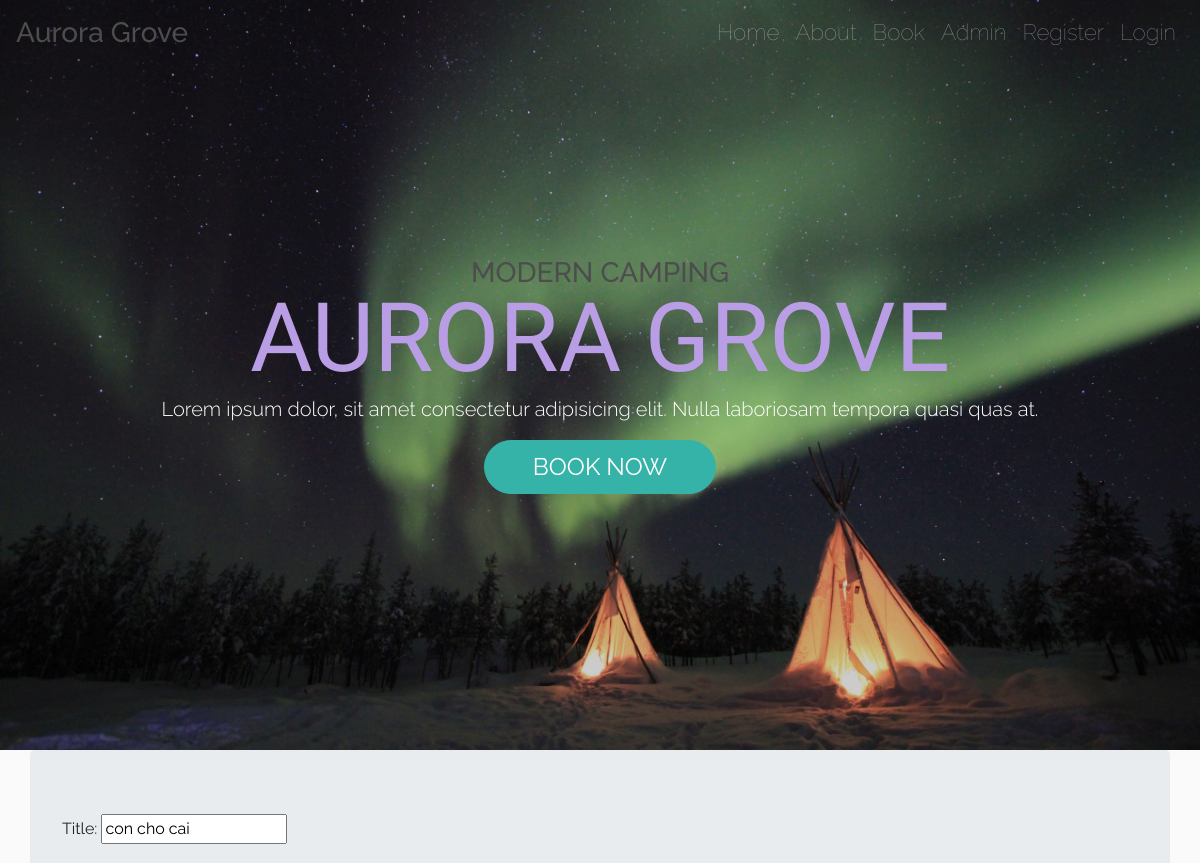
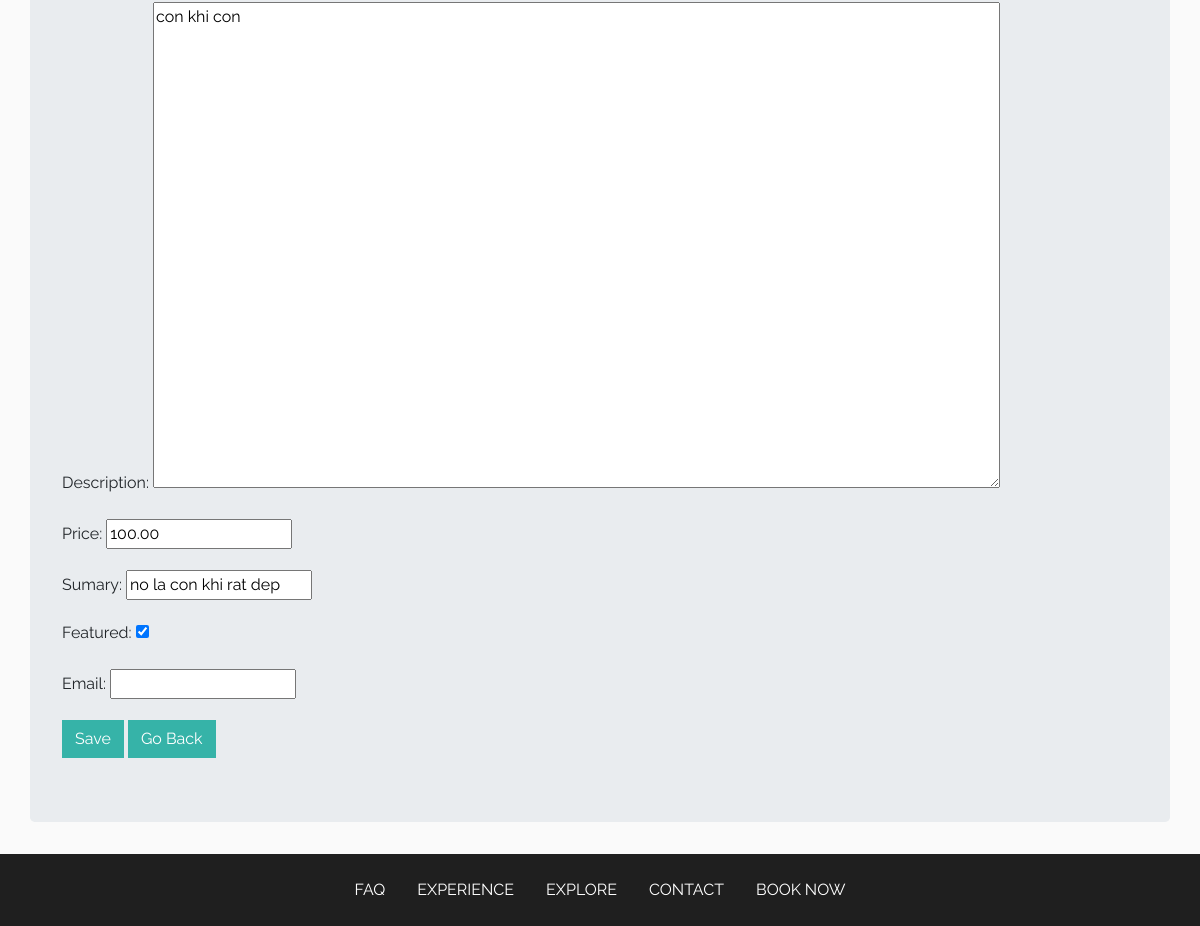
The page /products/8/update on the database its author committed (2 pictures, top to bottom).
### product_app/models.py (models this page shows, shortened)
class product(models.Model):
    title       = models.CharField(max_length=128)
    description  = models.TextField(blank=True, null=True)
    price       = models.DecimalField(decimal_places=2,max_digits=1000)
    sumary      = models.TextField()
    featured    = models.BooleanField()
    image       =models.ImageField(upload_to='static/images',default = 'media/static/images/dogs.png')

### product_app/views.py (the view)
# urls.py: path('<int:id>/update',views.product_update_view,name='product-update'),
def product_update_view(request,id=id):
    obj=get_object_or_404(product,id=id)
    form = ProductForm(request.POST or None,instance=obj)
    if form.is_valid():
        form.save()
    context ={
        'form':form
    }
    return render(request,"products/product_create.html",context)

### product_app/forms.py
class ProductForm(forms.ModelForm):
    title       =   forms.CharField(
                          required=True,
                          widget=forms.TextInput(
                              attrs={"placeholder":"Your Title"}
                          ))
    email= forms.EmailField()
    description =   forms.CharField(
                          required=False,
                          widget=forms.Textarea(
                                 attrs={
                                     "placeholder":"Ypur descriptiopn",
                                     "class":"new-class-name two",
                                     "id":"my-id-for-textarea",
                                     "rows":20,
                                     "cols":100
                                     }
                                )
                            )
    price       =   forms.DecimalField(initial=199.99)
    sumary      =   forms.CharField(initial='Hello')
    featured    =   forms.BooleanField()
    class Meta:
        model=product
        fields=[
            'title',
            'description',
            'price',
            'sumary',
            'featured'
        ]

### product_app/templates/products/product_create.html (shortened to what this page needs)
{%extends 'base_html.html'%}
{%block content%}
<div class="container jumbotron  bg-grey">
   <form action="{{ instance.get_absolute_url_update }}" method="POST">
       {{form.as_p}}
       <input class="btn btn-primary" type="Submit"  value="Save" name="" id="">
       <a href="../" class="btn btn-primary">Go Back</a>
   </form>
</div>
{%endblock%}

### static/css/main.css (style rules this page uses)
body { background-color: hsl(0, 0%, 98%); }
.btn { border-radius: 0; }

### rows shown on the page
product: title "con cho cai", description "con khi con", price "100.00", sumary "no la con khi rat dep", featured "☑"
